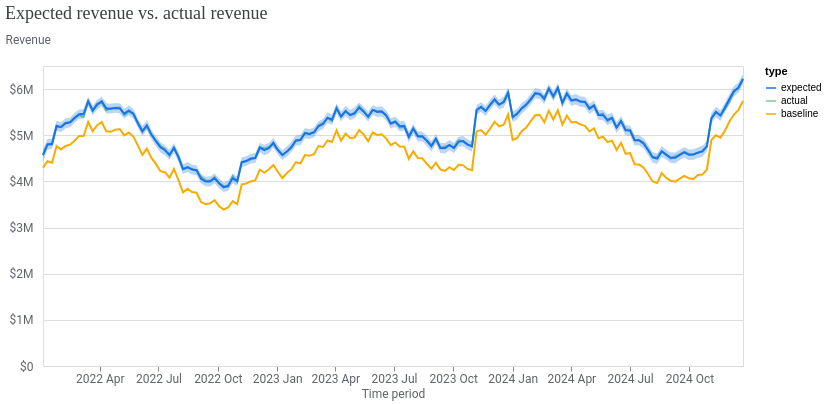

The cell this chart's notebook holds for it:
### Code cell
visualizer.ModelFit(mmm).plot_model_fit()

### Figure 1 — Vega-Lite specification as saved in the notebook (floating-point values rounded to 4 significant figures; data arrays with more than 128 entries replaced by an {"elided": "..."} marker saying what was removed)
{"config": {"view": {"continuousWidth": 300, "continuousHeight": 300}, "axis": {"labelColor": "#5F6368", "labelFont": "Roboto", "labelFontSize": 12, "titleColor": "#5F6368", "titleFont": "Roboto", "titleFontSize": 12, "titleFontWeight": "normal"}}, "layer": [{"mark": {"type": "line"}, "encoding": {"color": {"field": "type", "scale": {"domain": ["expected", "actual", "baseline"], "range": ["#1A73E8", "#81C995", "#F9AB00"]}, "type": "nominal"}, "x": {"axis": {"domainColor": "#DADCE0", "format": "%Y %b", "grid": false, "tickCount": 8}, "field": "time", "title": "Time period", "type": "temporal"}, "y": {"axis": {"domain": false, "labelExpr": "(datum.value < 0 ? '-' : '') + '$' + replace(format(abs(datum.value), '.3~s'), 'G', 'B')", "labelPadding": 10, "tickCount": 5, "ticks": false, "titleAlign": "left", "titleAngle": 0, "titleY": -20}, "field": "mean", "title": "Revenue", "type": "quantitative"}}}, {"mark": {"type": "rule", "opacity": 0}, "encoding": {"opacity": {"condition": {"param": "param_1", "value": 0.3, "empty": false}, "value": 0}, "tooltip": [{"field": "time", "title": "Time period", "type": "temporal"}, {"field": "expected", "format": ",.0f", "title": "Expected", "type": "quantitative"}, {"field": "actual", "format": ",.0f", "title": "Actual", "type": "quantitative"}, {"field": "baseline", "format": ",.0f", "title": "Baseline", "type": "quantitative"}], "x": {"field": "time", "type": "temporal"}}, "name": "view_1", "transform": [{"pivot": "type", "value": "mean", "groupby": ["time"]}]}, {"mark": {"type": "circle", "filled": false, "size": 36}, "encoding": {"color": {"field": "type", "legend": null, "scale": {"domain": ["expected", "actual", "baseline"], "range": ["#1A73E8", "#81C995", "#F9AB00"]}, "type": "nominal"}, "opacity": {"condition": {"param": "param_1", "value": 1, "empty": false}, "value": 0}, "x": {"field": "time", "type": "temporal"}, "y": {"field": "mean", "type": "quantitative"}}}, {"mark": {"type": "area", "opacity": 0.3}, "encoding": {"color": {"field": "type", "legend": null, "scale": {"domain": ["expected"], "range": ["#1A73E8"]}, "type": "nominal"}, "x": {"field": "time", "type": "temporal"}, "y": {"field": "ci_hi", "type": "quantitative"}, "y2": {"field": "ci_lo"}}}], "data": {"name": "data-78148c7c67f8d97528c7e788e77be32d"}, "params": [{"name": "param_1", "select": {"type": "point", "clear": "pointerout", "fields": ["time"], "nearest": true, "on": "pointerover"}, "views": ["view_1"]}], "resolve": {"scale": {"color": "independent"}}, "title": {"text": "Expected revenue vs. actual revenue", "anchor": "start", "color": "#3C4043", "font": "Google Sans Display", "fontSize": 18, "fontWeight": "normal", "offset": 10}, "width": 700, "$schema": "https://vega.github.io/schema/vega-lite/v5.20.1.json", "datasets": {"data-78148c7c67f8d97528c7e788e77be32d": {"elided": "468 records"}}}
